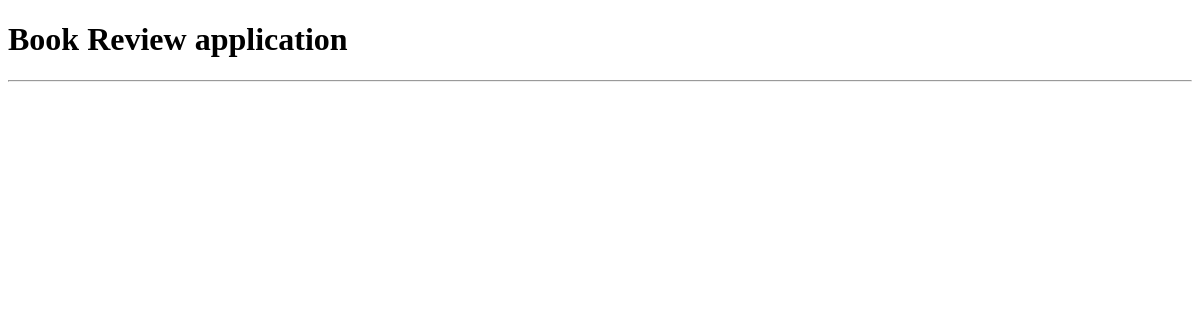
The page /books/ on the database as committed earlier.
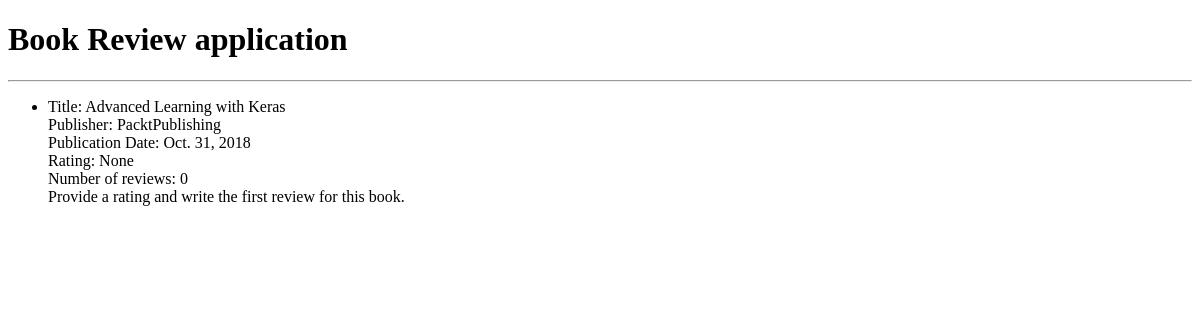
The same page on the database as committed later.
### reviews/models.py (models this page shows, shortened)
class Book(models.Model):
    title = models.CharField(max_length=70, help_text="The title of the book.")
    publication_date = models.DateField(verbose_name="Date the book was published.")
    isbn = models.CharField(max_length=20, verbose_name="ISBN number of the book.")
    publisher = models.ForeignKey(Publisher, on_delete=models.CASCADE)
    contributors = models.ManyToManyField("Contributor", through="BookContributor")

class Publisher(models.Model):
    name = models.CharField(max_length=50, help_text="The name of the Publisher.")
    website = models.URLField(help_text="The Publisher's website.")
    email = models.EmailField(help_text="The Publisher's email address.")
    def __str__(self):
        return self.name

### reviews/views.py (the view)
# urls.py: path("books/", views.book_list, name="book_list"),
def book_list(request):
    books = Book.objects.all()
    book_list = []
    for book in books:
        reviews = book.review_set.all()
        if reviews:
            book_rating = avg_rating([review.rating for review in reviews])
            number_of_reviews = len(reviews)
        else:
            book_rating = None
            number_of_reviews = 0
        book_list.append(
            {
                "book": book,
                "book_rating": book_rating,
                "number_of_reviews": number_of_reviews,
            }
        )
    context = {"book_list": book_list}
    return render(request, "reviews/book_list.html", context)

### reviews/templates/reviews/book_list.html (shortened to what this page needs)
<!DOCTYPE html>
<html lang="en">
 <head>
 </head>
 <body>
  <h1>Book Review application</h1>
  <hr />
  <ul>
   {% for item in book_list %}
   <li>
    <span>Title: </span> <span>{{ item.book.title }}</span>
    <br />
    <span>Publisher: </span><span>{{ item.book.publisher }}</span>
    <br />
    <span>Publication Date: </span><span>{{ item.book.publication_date }}</span>
    <br />
    <span>Rating: </span><span>{{ item.book_rating }}</span>
    <br />
    <span>Number of reviews: </span><span>{{ item.number_of_reviews }}</span>
    <br />
    {% if item.book_rating is null %}
    <span>Provide a rating and write the first review for this book.</span>
    <br />
    {% endif %}
   </li>
   <br />
   {% endfor %}
  </ul>
 </body>
</html>

Rows that differ between the two databases and show on the page:
added Book: book "Advanced Learning with Keras", book.publisher "PacktPublishing", book.publication_date "Oct. 31, 2018", book_rating "None", number_of_reviews "0"
